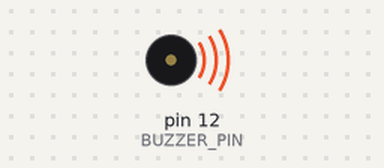
Recording of a sketch running on a simulated Arduino Uno, built with avr-gcc and run on an emulated ATmega328P. Parts: buzzer (waves = sounding).

Above: at 0.15 s.
At 4.3 s:
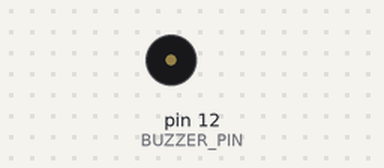
Timing chart, 0 to 6.2 s (numbered marks = the images above):
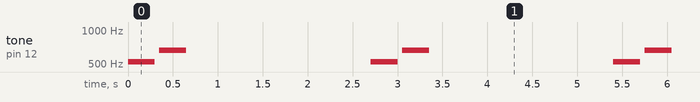

Measured:
- by itself, tone on pin 12 (BUZZER_PIN): repeats every 2.7 s: silent 0.05 s, 659 Hz 0.30 s, silent 2.1 s, 523 Hz 0.30 s

The sketch:

b03.ino
```cpp
// MakerNest Origins · bench 03 · a buzzer that sings two notes
// A passive buzzer plays whatever pitch the board sends it.

const int BUZZER_PIN = 12;   // the buzzer's S pin is on row 12

const int NOTE_ONE = 523;    // C, in hertz: vibrations every second
const int NOTE_TWO = 659;    // E
const int LENGTH = 300;      // how long each note lasts, in milliseconds

void setup() {
  pinMode(BUZZER_PIN, OUTPUT);
}

void loop() {
  tone(BUZZER_PIN, NOTE_ONE, LENGTH);
  delay(LENGTH + 50);
  tone(BUZZER_PIN, NOTE_TWO, LENGTH);
  delay(LENGTH + 50);
  delay(2000);               // quiet for two seconds, then again
}
```
